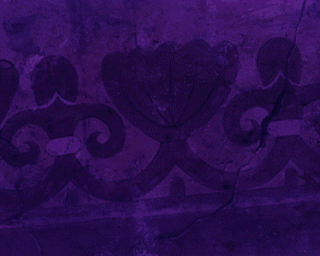
#> input picture extracted/images/tga/0528_T001.png, 320 x 256 px; its folder holds 3 pictures in this run
$ python contact_sheet.py
#> lines starting #> are read from the running program, lines starting #| are printed output that depends on the picture; pictures that were not available may be replaced by others from this repository, and a replacement may not be noted
"""Contact sheets for decoded images: one PNG per sprite bank (first N frames) and one for the TGAs.

    contact_sheet.py [--max 48] [--scale 2]
Reads extracted/sprites/*/f*.png and extracted/images/tga/*.png, writes extracted/images/_sheets/.
"""
from __future__ import annotations

import argparse
import sys
from pathlib import Path

from PIL import Image, ImageDraw

ROOT = Path(__file__).resolve().parents[2]


def checker(w: int, h: int, s: int = 8) -> Image.Image:
    im = Image.new("RGBA", (w, h), (70, 70, 80, 255))
    d = ImageDraw.Draw(im)
    for y in range(0, h, s):
        for x in range((y // s) % 2 * s, w, 2 * s):
            d.rectangle([x, y, x + s - 1, y + s - 1], fill=(95, 95, 105, 255))
    return im


def sheet(paths: list[Path], cols: int, scale: int, label: bool = True) -> Image.Image:
#> called with cols = 8, scale = 1, label = True
    ims = [Image.open(p).convert("RGBA") for p in paths]
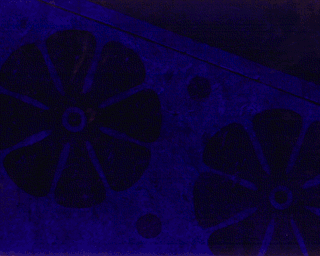
#> input picture extracted/images/tga/0533_T012.png, 320 x 256 px
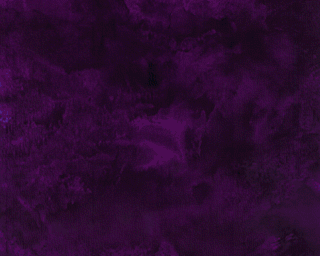
#> input picture extracted/images/tga/0545_T015.png, 320 x 256 px
#> ims = 3 items
    cw = max(i.width for i in ims) + 4
#> cw = 324
    ch = max(i.height for i in ims) + (12 if label else 4)
#> ch = 268
    rows = (len(ims) + cols - 1) // cols
#> rows = 1
    out = checker(cw * cols, ch * rows)
#> in checker, `im = Image.new("RGBA", (w, h), (70, 70, 80, 255))`:
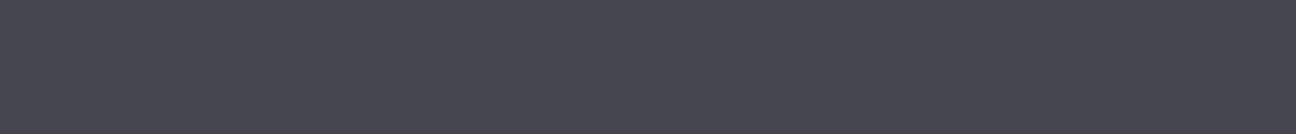
#> im: PIL image 2592x268 RGBA (shown at 1/2 size); mean R, G, B, A 70, 70, 80, 255
    d = ImageDraw.Draw(out)
    for k, (p, im) in enumerate(zip(paths, ims)):
        x, y = (k % cols) * cw, (k // cols) * ch
        out.alpha_composite(im, (x + 2, y + 2))
        if label:
            d.text((x + 2, y + ch - 11), p.stem, fill=(255, 255, 160, 255))
#> this loop made 3 passes
#> x on passes 1 to 3: 0, 324, 648
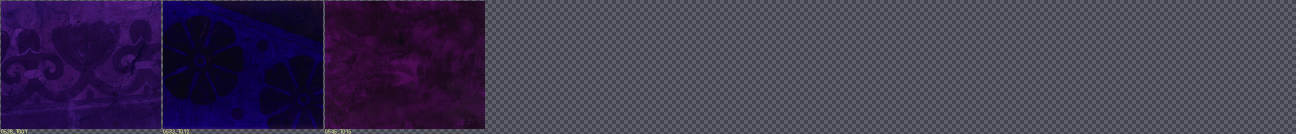
#> out: PIL image 2592x268 RGBA (shown at 1/2 size); mean R, G, B, A 64.8, 56.5, 80.9, 255
    return out.resize((out.width * scale, out.height * scale), Image.NEAREST) if scale > 1 else out


def main(argv=None) -> int:
    ap = argparse.ArgumentParser(description=__doc__)
    ap.add_argument("--max", type=int, default=48)
    ap.add_argument("--scale", type=int, default=2)
    a = ap.parse_args(argv)
    out = ROOT / "extracted" / "images" / "_sheets"
    out.mkdir(parents=True, exist_ok=True)
    n = 0
    for bank in sorted((ROOT / "extracted" / "sprites").iterdir()):
        frames = sorted(bank.glob("f*.png"))[: a.max]
        if not frames:
            continue
        sheet(frames, 8, a.scale).save(out / f"sprites_{bank.name}.png")
        n += 1
    tgas = sorted((ROOT / "extracted" / "images" / "tga").glob("*.png"))
    if tgas:
        try:
            sheet(tgas, 8, 1, label=True).save(out / "tga_all.png")
        except OSError as ex:  # e.g. the file is open in a viewer
            print(f"tga_all.png not written: {ex}")
    print(f"sprite_sheets={n} tga_sheet={'yes' if tgas else 'no'} -> {out}")
#| sprite_sheets=0 tga_sheet=yes -> extracted/images/_sheets
    return 0


if __name__ == "__main__":
    sys.exit(main())
#> (the program exits here)
